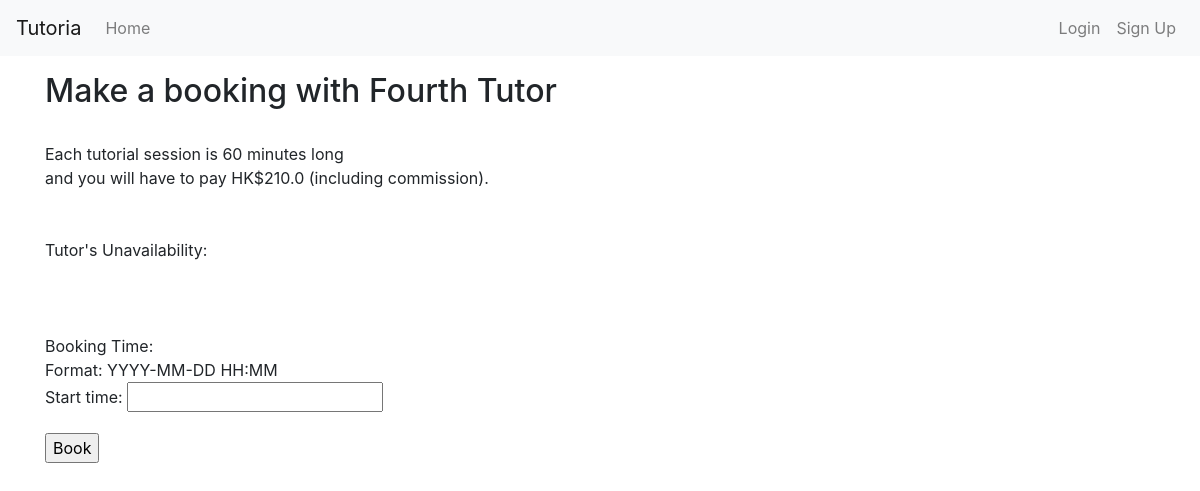
/tutorials/book/2/, run on the app's committed database.
### tutors/models.py (models this page shows, shortened)
class Tutor(models.Model):
    tutor = models.OneToOneField(User, on_delete=models.CASCADE) #extends User class
    privateTutor = models.BooleanField(default=False)
    timePerSlot = models.PositiveIntegerField(default=60)
    university = models.CharField(max_length=50, blank=True)
    phoneNumber = models.CharField(max_length=8, blank=True)
    avatar = models.ImageField(upload_to=user_directory_path)
    introduction = models.TextField(max_length=100, blank=True)
    hourlyRate = models.PositiveIntegerField(default=0)
    wallet = models.PositiveIntegerField(default=0)
    rating = models.PositiveIntegerField(default=0)
    rate_time = models.PositiveIntegerField(default=0)
    show_tutor = models.BooleanField(default=True, blank=True)
    courseTaught = models.ManyToManyField(Course, blank=True)
    tags = models.ManyToManyField(Tag, blank=True)

### tutorial/views.py (the view, shortened to what this page needs)
# urls.py: url(r'^book/(?P<tutor_id>[0-9]+)/', views.MakeBooking.as_view(), name='make_booking'),
class MakeBooking (SuccessMessageMixin, generic.CreateView):
    model = Session
    fields = ['start_time']
    template_name = "bookSession.html"
    success_url = reverse_lazy('students:mybookings')
    success_message = 'Booking Successful.'
    def get_context_data(self, **kwargs):
        context = super(MakeBooking, self).get_context_data(**kwargs)
        tut = Tutor.objects.get(pk=self.kwargs['tutor_id'])
        context['tutor'] = tut
        context['fee'] = tut.hourlyRate*1.05
        context['unavailability_list'] = NotAvailableSlot.objects.all()
        return context

### Tutoria/context_processors.py (called while the page is built)
def base_template_name_context_processor(request):
    base_template_name = 'base.html'
    if request.user.is_authenticated():
        if Tutor.objects.filter(tutor=request.user):
            base_template_name = 'base_tutor.html'
    return {
        'base_template_name': base_template_name,
    }

### tutorial/templates/bookSession.html (shortened to what this page needs)
{% extends base_template_name %}
{% block content %}
<h2>Make a booking with {{ tutor.tutor.first_name }} {{ tutor.tutor.last_name }}</h2><br>
Each tutorial session is {{ tutor.timePerSlot }} minutes long <br>
and you will have to pay HK${{ fee }} (including commission). <br><br><br>
Tutor's Unavailability:<br>
<br><br><br>
Booking Time:<br>
Format: YYYY-MM-DD HH:MM <br>
<form action="" method="post">{% csrf_token %}
    {{ form.as_p }}
    <input type="submit" onclick="return confirm('Are you sure?')" value="Book" />
</form>
{% endblock %}

### data on the page
Tutor: tutor.first_name "Fourth", tutor.last_name "Tutor", timePerSlot "60"

### other printed values
{{ fee }} "210.0"
